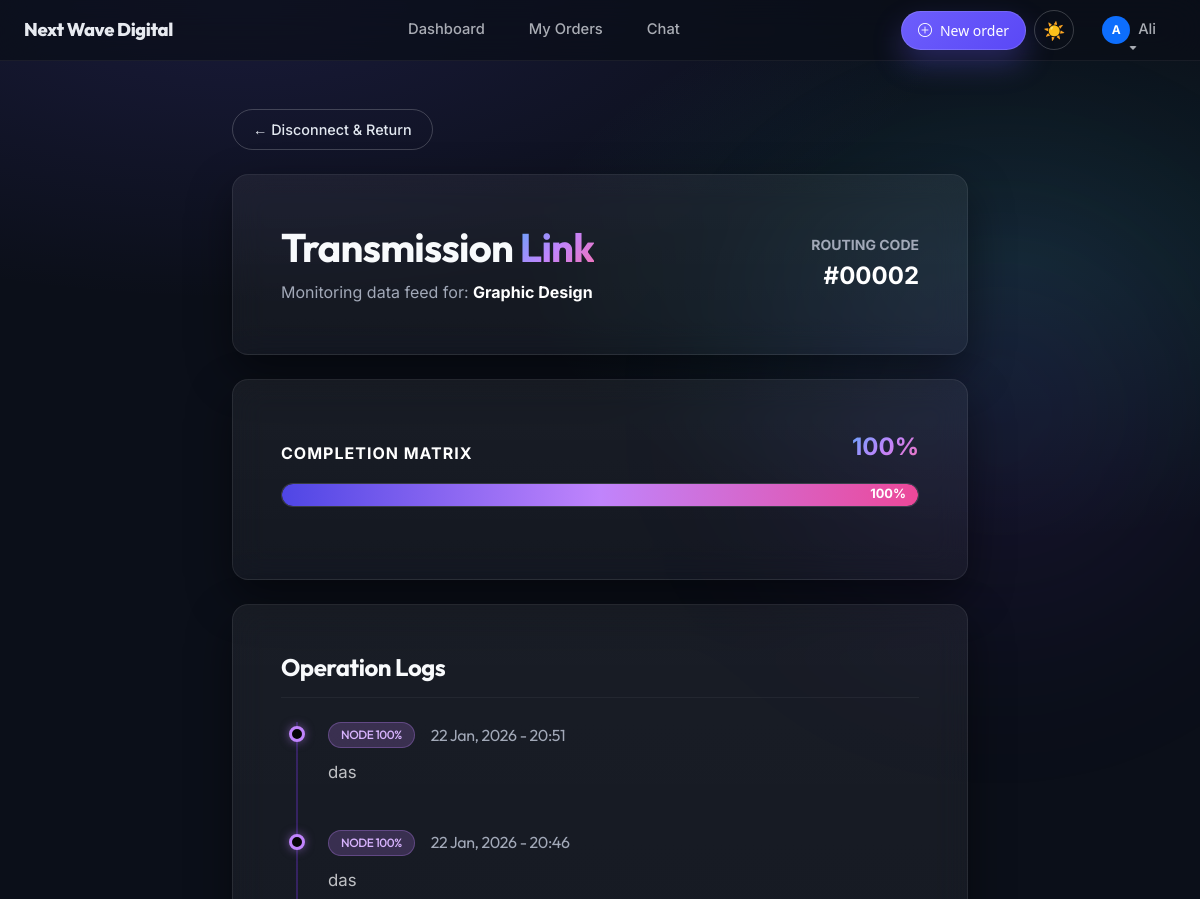
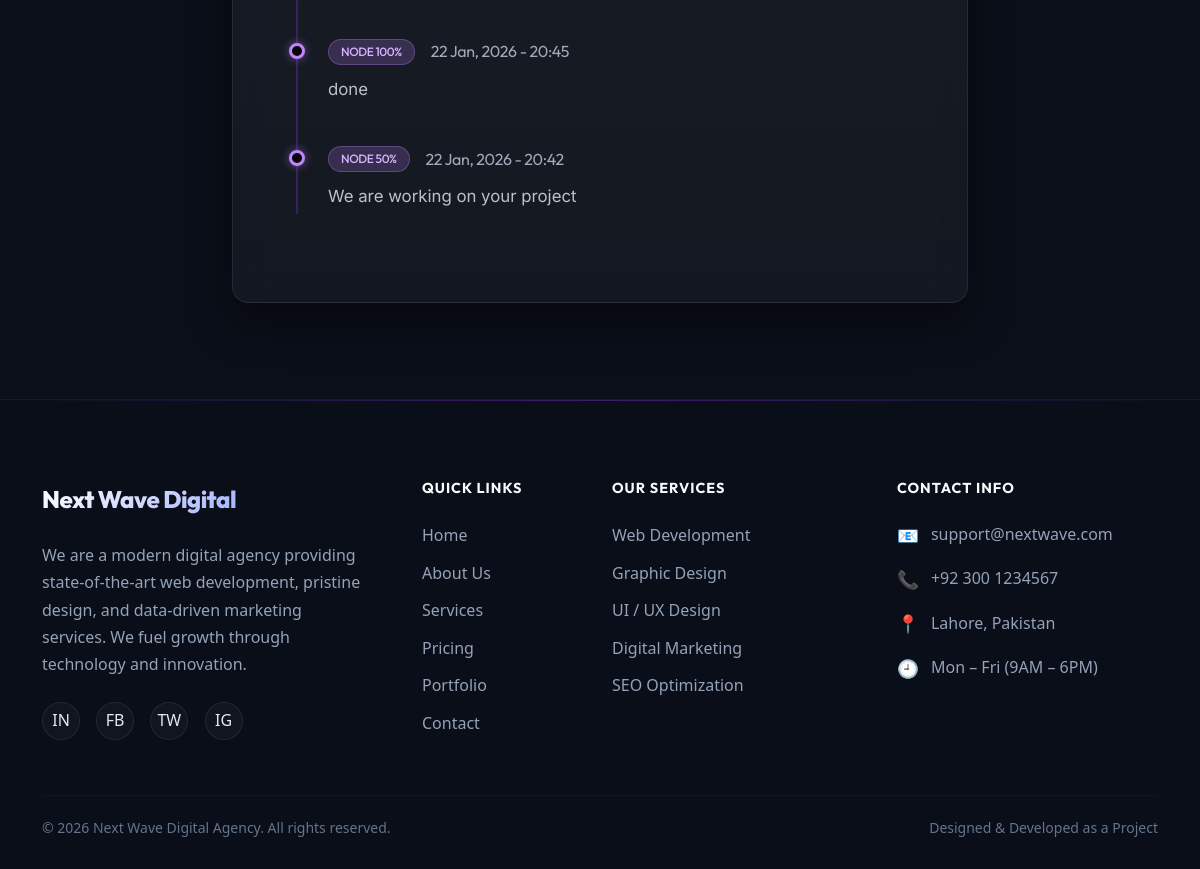
Screenshot of /user/order-progress.php?id=2 (signed in) with the database file from the repository (2 pictures, top to bottom).
### tables this page shows
CREATE TABLE orders (
    id INT AUTO_INCREMENT PRIMARY KEY,
    user_id INT NOT NULL,
    service_id INT NOT NULL,
    short_desc VARCHAR(255) NOT NULL,
    detailed_desc TEXT NOT NULL,
    client_budget DECIMAL(10,2) DEFAULT NULL,
    offered_price DECIMAL(10,2) DEFAULT NULL,
    payment_mode ENUM('full','milestone') DEFAULT NULL,
    offer_status ENUM('waiting','offered','countered','accepted','rejected') DEFAULT 'waiting',
    milestone_plan LONGTEXT DEFAULT NULL,
    status ENUM('pending','approved','rejected') DEFAULT 'pending',
    progress_percent INT NOT NULL DEFAULT 0,
    created_at TIMESTAMP DEFAULT CURRENT_TIMESTAMP,
    completed_at DATETIME DEFAULT NULL,

    FOREIGN KEY (user_id) REFERENCES users(id) ON DELETE CASCADE,
    FOREIGN KEY (service_id) REFERENCES services(id) ON DELETE CASCADE
);

CREATE TABLE services (
    id INT AUTO_INCREMENT PRIMARY KEY,
    title VARCHAR(150) NOT NULL,
    short_description TEXT NOT NULL,
    image VARCHAR(255),
    price DECIMAL(10,2) NOT NULL DEFAULT 0,
    status ENUM('active','inactive') DEFAULT 'active',
    created_at TIMESTAMP DEFAULT CURRENT_TIMESTAMP
);

CREATE TABLE order_progress (
    id INT AUTO_INCREMENT PRIMARY KEY,
    order_id INT NOT NULL,
    progress_percent INT NOT NULL DEFAULT 0,
    message TEXT NOT NULL,
    file VARCHAR(255) DEFAULT NULL,
    created_at TIMESTAMP DEFAULT CURRENT_TIMESTAMP,

    FOREIGN KEY (order_id) REFERENCES orders(id) ON DELETE CASCADE
);

### user/order-progress.php (the view, shortened to what this page needs)
<?php
require_once "../includes/db.php";
$order_id = (int)$_GET['id'];
$user_id  = $_SESSION[USER_SESSION];
$orderQuery = mysqli_query(
    $conn,
    "SELECT orders.*, services.title AS service_title
     FROM orders
     JOIN services ON services.id = orders.service_id
     WHERE orders.id = $order_id AND orders.user_id = $user_id
     LIMIT 1"
);
$order = mysqli_fetch_assoc($orderQuery);
$progressQuery = mysqli_query(
    $conn,
    "SELECT * FROM order_progress
     WHERE order_id = $order_id
     ORDER BY created_at DESC"
);
?>
<?php require_once "../includes/header.php"; ?>
<div class="premium-wrapper position-relative">
    <div class="ambient-glow"></div>
    <div class="container py-5 position-relative" style="z-index: 1;">
        <div class="row justify-content-center">
            <div class="col-lg-8">
                <div class="mb-4">
                    <a href="my-orders.php" class="btn-outline-premium" style="padding: 8px 20px; font-size: 0.9rem;">
                        ← Disconnect & Return
                    </a>
                </div>
                <div class="glass-card p-4 p-md-5 mb-4 d-flex flex-column flex-md-row justify-content-between align-items-md-center gap-3">
                    <div>
                        <h2 class="display-6 fw-bold mb-2">Transmission <span class="text-gradient">Link</span></h2>
                        <p class="text-secondary mb-0">
                            Monitoring data feed for: <span class="text-white fw-bold"><?= htmlspecialchars($order['service_title']); ?></span>
                        </p>
                    </div>
                    <div class="text-md-end">
                        <span class="d-block text-secondary small text-uppercase fw-bold letter-spacing-1">Routing Code</span>
                        <span class="fs-4 fw-bold text-white">#<?= str_pad($order['id'], 5, '0', STR_PAD_LEFT); ?></span>
                    </div>
                </div>
                <div class="glass-card mb-4" style="background: rgba(255,255,255,0.01);">
                    <div class="p-4 p-md-5">
                        <?php if ($order['status'] === 'rejected'): ?>
                            <div class="alert-premium alert-danger-neon mb-0">
                                <span class="fs-4">🛑</span>
                                <div>
                                    <h6 class="fw-bold mb-1">Transmission Intercepted</h6>
                                    <p class="mb-0 small opacity-75">This deployment was rejected by central command. Action terminated.</p>
                                </div>
                            </div>
                        <?php else: ?>
                            <div class="d-flex justify-content-between align-items-end mb-3">
                                <span class="fw-bold text-white text-uppercase" style="letter-spacing: 1px;">Completion Matrix</span>
                                <span class="fs-4 fw-bold text-gradient"><?= (int)$order['progress_percent']; ?>%</span>
                            </div>
                            <div class="progress-container mb-4">
                                <div class="progress-bar-neon" style="width: <?= (int)$order['progress_percent']; ?>%">
                                    <?php if((int)$order['progress_percent'] > 5) echo (int)$order['progress_percent'].'%'; ?>
                                </div>
                            </div>
                        <?php endif; ?>
                    </div>
                </div>
                <div class="glass-card mb-5">
                    <div class="p-4 p-md-5">
                        <h4 class="fw-bold mb-4 pb-3" style="border-bottom: 1px solid rgba(255,255,255,0.05);">Operation Logs</h4>
                        <?php if (mysqli_num_rows($progressQuery) > 0): ?>
                            <div class="timeline-feed mt-2">
                                <?php while ($progress = mysqli_fetch_assoc($progressQuery)): ?>
                                    <div class="timeline-node">
                                        <h5 class="fw-bold text-white mb-2 d-flex align-items-center gap-3">
                                            <span class="badge" style="background: rgba(192, 132, 252, 0.2); color: #d8b4fe; border: 1px solid rgba(192, 132, 252, 0.3);">NODE <?= (int)$progress['progress_percent']; ?>%</span>
                                            <small class="text-secondary fw-normal fs-6">
                                                <?= date("d M, Y - H:i", strtotime($progress['created_at'])); ?>
                                            </small>
                                        </h5>
                                        <div class="text-light opacity-75 mb-3 lh-lg" style="font-size: 1.05rem;">
                                            <?= nl2br(htmlspecialchars($progress['message'])); ?>
                                        </div>
                                    </div>
                                <?php endwhile; ?>
                            </div>
                        <?php endif; ?>
                    </div>
                </div>
            </div>
        </div>
    </div>
</div>
<?php require_once "../includes/footer.php"; ?>

### rows the page displays
orders: service.title "Graphic Design", id "00002", progress_percent "100"
order_progress: progress_percent "100", created_at "22 Jan, 2026 - 20:51", message "das"
order_progress: progress_percent "100", created_at "22 Jan, 2026 - 20:46", message "das"
order_progress: progress_percent "100", created_at "22 Jan, 2026 - 20:45", message "done"
order_progress: progress_percent "50", created_at "22 Jan, 2026 - 20:42", message "We are working on your project"

### other values shown
substr(htmlspecialchars($userName), 0, 1) "A"
$userName "Ali"
